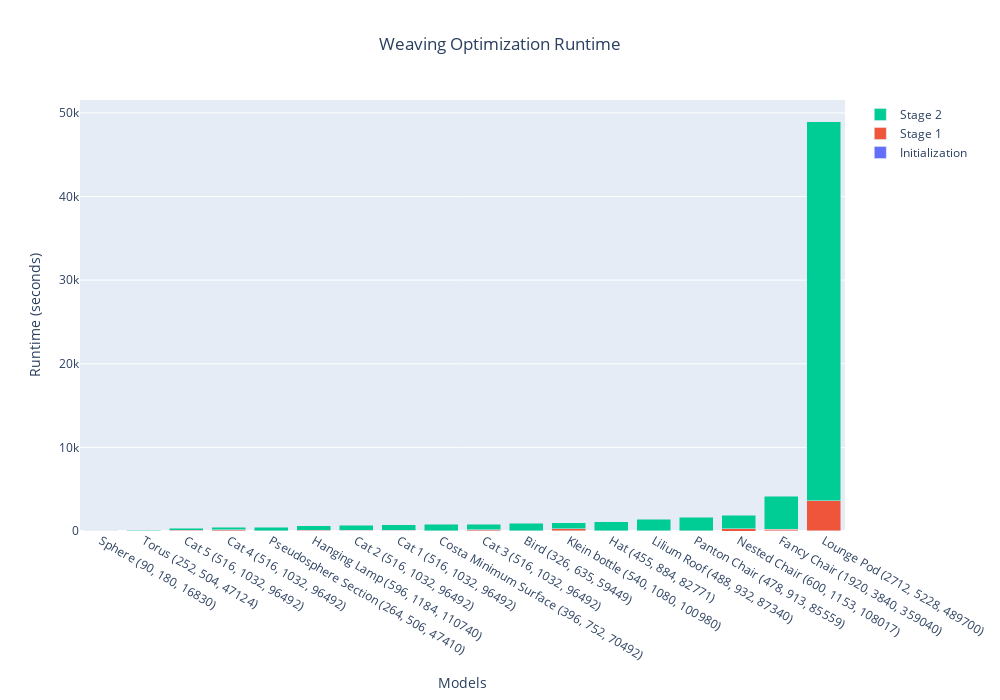

Notebook code for this chart:
### Code cell
import plotly.graph_objs as go
from plotly import tools
import plotly

# trace1 = go.Bar(x = weaving_display_name, y = weaving_num_crossings, name = 'Number of Crossings')
# trace2 = go.Bar(x = weaving_display_name, y = weaving_num_segments, name = 'Number of Ribbon Segments')
# trace3 = go.Bar(x = weaving_display_name, y = weaving_dof, name = 'DoF')
# trace4 = go.Bar(x = weaving_display_name, y = weaving_initialization, name = 'Initialization')
# trace5 = go.Bar(x = weaving_display_name, y = weaving_stage_1, name = 'Stage 1')
# trace6 = go.Bar(x = weaving_display_name, y = weaving_stage_2, name = 'Stage 2')
# trace7 = go.Bar(x = weaving_display_name, y = weaving_validation_error, name = 'Validation Error')
# trace8 = go.Bar(x = weaving_display_name, y = weaving_norm_max_dis, name = 'Norm. Max Distance to Surface')
# trace9 = go.Bar(x = weaving_display_name, y = weaving_max_normal_deviation, name = 'Max Normal Deviation')

# fig = go.Figure(trace1)
# fig.add_trace(trace2) 
# fig.add_trace(trace3) 
# fig.add_trace(trace4) 
# fig.add_trace(trace5) 
# fig.add_trace(trace6) 
# fig.add_trace(trace7) 
# fig.add_trace(trace8) 
# fig.add_trace(trace9) 


timing_names = ['{} ({}, {}, {})'.format(weaving_display_name[i], weaving_num_crossings[i], weaving_num_segments[i], weaving_dof[i]) for i in range(len(weaving_display_name))]
trace4 = go.Bar(x = timing_names, y = weaving_initialization, name = 'Initialization')
trace5 = go.Bar(x = timing_names, y = weaving_stage_1, name = 'Stage 1')
trace6 = go.Bar(x = timing_names, y = weaving_stage_2, name = 'Stage 2')

fig = go.Figure(trace4)
fig.add_trace(trace5) 
fig.add_trace(trace6) 
fig.update_layout(barmode='stack', xaxis={'categoryorder':'total ascending'}, xaxis_title = "Models", yaxis_title="Runtime (seconds)", title= {'text': 'Weaving Optimization Runtime', 'xanchor': 'center', 'x':0.5}, width = 1000, height = 700)
fig.show()

### Figure 1 — Plotly figure (JSON) as saved in the notebook; plotly's stock layout.template omitted (floating-point values rounded to 4 significant figures)
{"data": [{"name": "Initialization", "type": "bar", "x": ["Klein bottle (540, 1080, 100980)", "Cat 5 (516, 1032, 96492)", "Cat 4 (516, 1032, 96492)", "Cat 3 (516, 1032, 96492)", "Cat 2 (516, 1032, 96492)", "Cat 1 (516, 1032, 96492)", "Costa Minimum Surface (396, 752, 70492)", "Hanging Lamp (596, 1184, 110740)", "Lilium Roof (488, 932, 87340)", "Panton Chair (478, 913, 85559)", "Pseudosphere Section (264, 506, 47410)", "Torus (252, 504, 47124)", "Sphere (90, 180, 16830)", "Bird (326, 635, 59449)", "Nested Chair (600, 1153, 108017)", "Fancy Chair (1920, 3840, 359040)", "Hat (455, 884, 82771)", "Lounge Pod (2712, 5228, 489700)"], "y": [5.138, 0.483, 5.271, 5.196, 5.202, 5.234, 3.696, 0.4451, 0.169, 0.1534, 0.09255, 0.2447, 0.03309, 0.1073, 0.2273, 20.39, 0.155, 10.72]}, {"name": "Stage 1", "type": "bar", "visible": true, "x": ["Klein bottle (540, 1080, 100980)", "Cat 5 (516, 1032, 96492)", "Cat 4 (516, 1032, 96492)", "Cat 3 (516, 1032, 96492)", "Cat 2 (516, 1032, 96492)", "Cat 1 (516, 1032, 96492)", "Costa Minimum Surface (396, 752, 70492)", "Hanging Lamp (596, 1184, 110740)", "Lilium Roof (488, 932, 87340)", "Panton Chair (478, 913, 85559)", "Pseudosphere Section (264, 506, 47410)", "Torus (252, 504, 47124)", "Sphere (90, 180, 16830)", "Bird (326, 635, 59449)", "Nested Chair (600, 1153, 108017)", "Fancy Chair (1920, 3840, 359040)", "Hat (455, 884, 82771)", "Lounge Pod (2712, 5228, 489700)"], "y": [273.5, 64.67, 130.4, 124.9, 105.3, 104.2, 29.94, 118.1, 26.85, 44.48, 26.0, 21.24, 0.8187, 43.87, 258.5, 211.3, 25.8, 3584.0]}, {"name": "Stage 2", "type": "bar", "visible": true, "x": ["Klein bottle (540, 1080, 100980)", "Cat 5 (516, 1032, 96492)", "Cat 4 (516, 1032, 96492)", "Cat 3 (516, 1032, 96492)", "Cat 2 (516, 1032, 96492)", "Cat 1 (516, 1032, 96492)", "Costa Minimum Surface (396, 752, 70492)", "Hanging Lamp (596, 1184, 110740)", "Lilium Roof (488, 932, 87340)", "Panton Chair (478, 913, 85559)", "Pseudosphere Section (264, 506, 47410)", "Torus (252, 504, 47124)", "Sphere (90, 180, 16830)", "Bird (326, 635, 59449)", "Nested Chair (600, 1153, 108017)", "Fancy Chair (1920, 3840, 359040)", "Hat (455, 884, 82771)", "Lounge Pod (2712, 5228, 489700)"], "y": [688.7, 293.6, 284.6, 695.0, 581.7, 624.1, 784.7, 511.8, 1355.0, 1621.0, 445.8, 78.5, 6.029, 878.2, 1654.0, 3906.0, 1079.0, 45370.0]}], "layout": {"barmode": "stack", "height": 700, "title": {"text": "Weaving Optimization Runtime", "x": 0.5, "xanchor": "center"}, "width": 1000, "xaxis": {"autorange": true, "categoryorder": "total ascending", "range": [-0.5, 17.5], "title": {"text": "Models"}, "type": "category"}, "yaxis": {"autorange": true, "range": [0, 51540.0], "title": {"text": "Runtime (seconds)"}, "type": "linear"}}}
